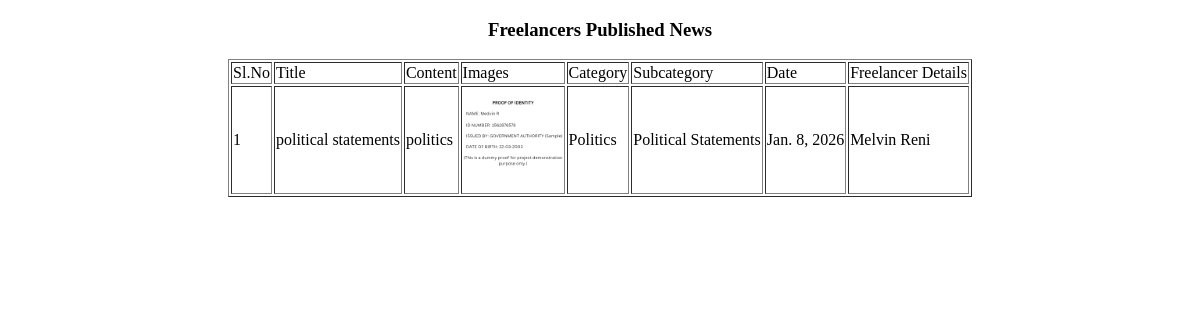
The page /Editor/ViewFNews/ (signed in) on the database as committed earlier.
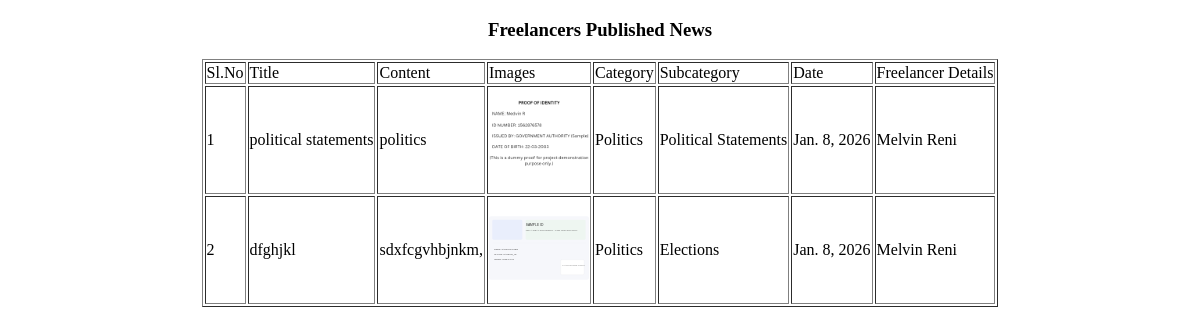
The same page on the database as committed later.
### Reporter/models.py (models this page shows)
class tbl_news(models.Model):
    news_title=models.CharField(max_length=50)
    news_content=models.CharField(max_length=50)
    news_image=models.FileField(upload_to="Assets/news/")
    news_date=models.DateField(auto_now_add=True)
    news_status=models.IntegerField(default=0)
    subcategory=models.ForeignKey(tbl_subcategory,on_delete=models.CASCADE,null=True)
    user=models.ForeignKey(tbl_user,on_delete=models.CASCADE,null=True)
    reporter=models.ForeignKey(tbl_reporter,on_delete=models.CASCADE,null=True)
    verifier=models.ForeignKey(tbl_verifier,on_delete=models.CASCADE,null=True)

### Admin/models.py (models this page shows)
class tbl_subcategory(models.Model):
    subcategory_name=models.CharField(max_length=50)
    category=models.ForeignKey(tbl_category,on_delete=models.CASCADE)

class tbl_category(models.Model):
    category_name=models.CharField(max_length=50)

### Guest/models.py (models this page shows)
class tbl_user(models.Model):
    user_name=models.CharField(max_length=50)
    user_email=models.CharField(max_length=50)
    user_contact=models.CharField(max_length=50)
    user_gender=models.CharField(max_length=50)
    user_dob=models.CharField(max_length=50)
    user_address=models.CharField(max_length=80)
    user_photo=models.FileField(upload_to="Assets/UserDocs/")
    user_proof=models.FileField(upload_to="Assets/UserDocs/")
    user_work=models.FileField(upload_to="Assets/UserDocs/")
    skill_type=models.ForeignKey(tbl_skilltype,on_delete=models.CASCADE)
    user_level=models.CharField(max_length=50)
    user_bio=models.CharField(max_length=50)
    user_social=models.CharField(max_length=50)
    user_password=models.CharField(max_length=50)
    user_status=models.IntegerField(default=0)
    place=models.ForeignKey(tbl_place,on_delete=models.CASCADE)

### Editor/views.py (the view)
# urls.py: path('ViewFNews/',views.ViewFNews,name="ViewFNews"),
def ViewFNews(request):
    if "Eid" in request.session:
        userdata=tbl_user.objects.all()
        fpublishdata=tbl_news.objects.all()
        NewsData=tbl_news.objects.filter(news_status=3,user__in=userdata)
        return render(request,'Editor/FPublishedNews.html',{"Newsdata":NewsData,'userdata':userdata})
    else:
        return render(request,'Guest/Login.html')

### Editor/Templates/Editor/FPublishedNews.html (shortened to what this page needs)
<!DOCTYPE html>
<html lang="en">
<head>
</head>
<body>
     <form action="" method="post">
        <h3 align="center">Freelancers Published News</h3>
        <table border="1" align="center">
            <tr>
                <td>Sl.No</td>
                <td>Title</td>
                <td>Content</td>
                <td>Images</td>
                <td>Category</td>
                <td>Subcategory</td>
                <td>Date</td>
                <td>Freelancer Details</td>
            </tr>
            {% for i in Newsdata %}
            <tr>
                <td>{{forloop.counter}}</td>
                <td>{{i.news_title}}</td>
                <td>{{i.news_content}}</td>
                <td><img src="{{i.news_image.url}}" alt="" width="100" height="100"></td>
                <td>{{i.subcategory.category.category_name}}</td>
                <td>{{i.subcategory.subcategory_name}}</td>
                <td>{{i.news_date}}</td>
                <td>{{i.user.user_name}}</td>
            </tr>
            {% endfor %}
        </table>
     </form>
</body>
</html>

Rows that differ between the two databases and show on the page:
now on this page (row edited): tbl_news: news_title "dfghjkl", news_content "sdxfcgvhbjnkm,", news_image (picture), subcategory.category.category_name "Politics", subcategory.subcategory_name "Elections", news_date "Jan. 8, 2026", user.user_name "Melvin Reni"
